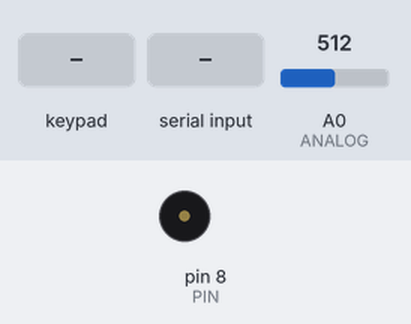
The sketch below on a simulated Arduino Mega 2560, built with avr-gcc and run on an emulated ATmega2560. Parts: buzzer (waves = sounding). The test bench sets the inputs (shaded band); at power-on: A0 (ANALOG) = 512.

Above: at 1.2 s.
1.3 s: key '4' pressed
At 2.0 s:
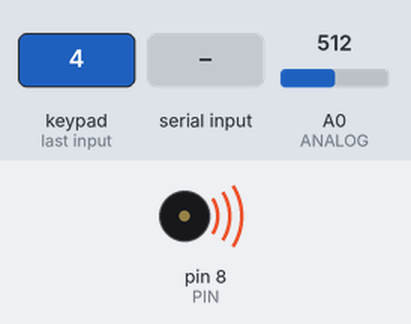
4.3 s: keypad keys 2 2 2 3 2 4 2 5 pressed 0.4 s apart
9.0 s: A0 (ANALOG) set to 160
12.0 s: A0 (ANALOG) set to 130
13.5 s: "1" received over Serial
At 16.4 s:
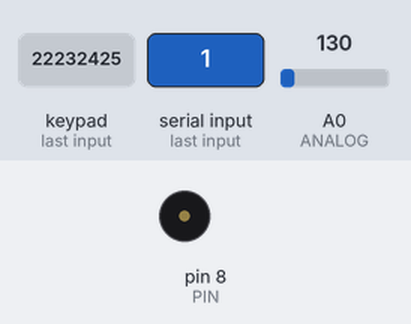
16.5 s: "2" received over Serial
At 23.4 s:
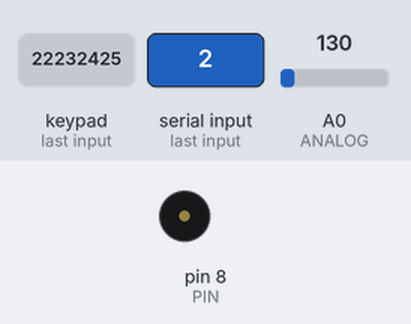
Timing chart, 0 to 24.4 s (numbered marks = the images above; inputs shaded):
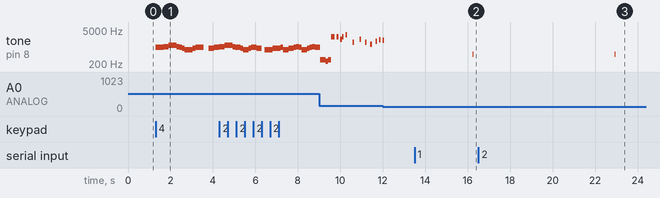

The sketch:

Code.ino
```cpp
#include <Keypad.h>
#include "pitches.h"
#include "theme1.h"
#include "theme2.h"
#include "theme3.h"
#define PIN 8
#define ANALOG 0

const byte KEY_ROWS = 4;
const byte KEY_COLS = 4;
byte rowPins[KEY_ROWS] = {22, 23, 24, 25};
byte colPins[KEY_COLS] = {26, 27, 28, 29};
char hexaKeys[KEY_ROWS][KEY_COLS] =
{
  {'7', '8', '9', '/'},
  {'4', '5', '6', '*'},
  {'1', '2', '3', '-'},
  {'C', '0', '=', '+'}
};

int melody[] = {
  NOTE_E4, NOTE_E4, NOTE_F4, NOTE_G4,
  NOTE_G4, NOTE_F4, NOTE_E4, NOTE_D4,
  NOTE_C4, NOTE_C4, NOTE_D4,  NOTE_E4,
  NOTE_E4, 0, NOTE_D4, NOTE_D4,

  NOTE_E4, NOTE_E4, NOTE_F4, NOTE_G4,
  NOTE_G4, NOTE_F4, NOTE_E4, NOTE_D4,
  NOTE_C4, NOTE_C4, NOTE_D4,  NOTE_E4,
  NOTE_D4, 0, NOTE_C4, NOTE_C4,

  NOTE_D4, NOTE_D4, NOTE_E4, NOTE_C4,
  NOTE_D4, NOTE_E4, NOTE_F4, NOTE_E4, NOTE_C4,
  NOTE_D4, NOTE_E4, NOTE_F4, NOTE_E4, NOTE_D4,
  NOTE_C4, NOTE_D4
};

int noteDurations[] = {
  2, 2, 2, 2,
  2, 2, 2, 2,
  2, 2, 2, 2,
  4/3, 2, 4, 1,

  2, 2, 2, 2,
  2, 2, 2, 2,
  2, 2, 2, 2,
  4/3, 2, 4, 1,

  2, 2, 2, 2,
  2, 2, 2, 2, 2,
  2, 2, 2, 2, 2,
  2, 2
};


Keypad keypad = Keypad(makeKeymap(hexaKeys), rowPins, colPins, KEY_ROWS, KEY_COLS);
int pot;
char key;

void setup()
{
  pinMode(8, OUTPUT);
  Serial.begin(9600);
}

void loop()
{
  if (Serial.read() != -1)
  {
    pot = analogRead(ANALOG);
    pot = map(pot, 0, 1023, 0, 7);
    tone(PIN, 500 * (pot + 1), 100);
  }

  key = keypad.getKey();
  if (key != NO_KEY)
  {
    if (key == '1')
    {
      playSong(melody1, noteDurations1, sizeof(melody1)/sizeof(melody1[0]));

    }
    else if (key == '2')
    {
      playSong(melody2, noteDurations2, sizeof(melody2)/sizeof(melody2[0]));
    }
    else if (key == '3')
    {
      playSong(melody2, noteDurations3, sizeof(melody3)/sizeof(melody3[0]));
    }
    else if (key == '4')
    {
      playSong(melody, noteDurations3, sizeof(melody)/sizeof(melody[0]));
    }
  }
}

void playSong(int melody[], int noteDurations[], int n)
{
  int noteDuration;
  for (int i = 0; i < n; i++)
  {
    noteDuration = 1000 / noteDurations[i];
    pot = analogRead(ANALOG);
    pot = map(pot, 0, 1023, 0, 7);
    tone(PIN, melody[i] * pot, noteDuration);
    delay(noteDuration);
  }
}
```

pitches.h
```cpp
#define NOTE_B0  31
#define NOTE_C1  33
#define NOTE_CS1 35
#define NOTE_D1  37
#define NOTE_DS1 39
#define NOTE_E1  41
#define NOTE_F1  44
#define NOTE_FS1 46
#define NOTE_G1  49
#define NOTE_GS1 52
#define NOTE_A1  55
#define NOTE_AS1 58
#define NOTE_B1  62
#define NOTE_C2  65
#define NOTE_CS2 69
#define NOTE_D2  73
#define NOTE_DS2 78
#define NOTE_E2  82
#define NOTE_F2  87
#define NOTE_FS2 93
#define NOTE_G2  98
#define NOTE_GS2 104
#define NOTE_A2  110
#define NOTE_AS2 117
#define NOTE_B2  123
#define NOTE_C3  131
#define NOTE_CS3 139
#define NOTE_D3  147
#define NOTE_DS3 156
#define NOTE_E3  165
#define NOTE_F3  175
#define NOTE_FS3 185
#define NOTE_G3  196
#define NOTE_GS3 208
#define NOTE_A3  220
#define NOTE_AS3 233
#define NOTE_B3  247
#define NOTE_C4  262
#define NOTE_CS4 277
#define NOTE_D4  294
#define NOTE_DS4 311
#define NOTE_E4  330
#define NOTE_F4  349
#define NOTE_FS4 370
#define NOTE_G4  392
#define NOTE_GS4 415
#define NOTE_A4  440
#define NOTE_AS4 466
#define NOTE_B4  494
#define NOTE_C5  523
#define NOTE_CS5 554
#define NOTE_D5  587
#define NOTE_DS5 622
#define NOTE_E5  659
#define NOTE_F5  698
#define NOTE_FS5 740
#define NOTE_G5  784
#define NOTE_GS5 831
#define NOTE_A5  880
#define NOTE_AS5 932
#define NOTE_B5  988
#define NOTE_C6  1047
#define NOTE_CS6 1109
#define NOTE_D6  1175
#define NOTE_DS6 1245
#define NOTE_E6  1319
#define NOTE_F6  1397
#define NOTE_FS6 1480
#define NOTE_G6  1568
#define NOTE_GS6 1661
#define NOTE_A6  1760
#define NOTE_AS6 1865
#define NOTE_B6  1976
#define NOTE_C7  2093
#define NOTE_CS7 2217
#define NOTE_D7  2349
#define NOTE_DS7 2489
#define NOTE_E7  2637
#define NOTE_F7  2794
#define NOTE_FS7 2960
#define NOTE_G7  3136
#define NOTE_GS7 3322
#define NOTE_A7  3520
#define NOTE_AS7 3729
#define NOTE_B7  3951
#define NOTE_C8  4186
#define NOTE_CS8 4435
#define NOTE_D8  4699
#define NOTE_DS8 4978
```

theme1.h
```cpp
int melody1[] = {
  NOTE_C4, NOTE_C5, NOTE_A3, NOTE_A4,
  NOTE_AS3, NOTE_AS4, 0,
  0,
  NOTE_C4, NOTE_C5, NOTE_A3, NOTE_A4,
  NOTE_AS3, NOTE_AS4, 0,
  0,
  NOTE_F3, NOTE_F4, NOTE_D3, NOTE_D4,
  NOTE_DS3, NOTE_DS4, 0,
  0,
  NOTE_F3, NOTE_F4, NOTE_D3, NOTE_D4,
  NOTE_DS3, NOTE_DS4, 0,
  0, NOTE_DS4, NOTE_CS4, NOTE_D4,
  NOTE_CS4, NOTE_DS4,
  NOTE_DS4, NOTE_GS3,
  NOTE_G3, NOTE_CS4,
  NOTE_C4, NOTE_FS4,NOTE_F4, NOTE_E3, NOTE_AS4, NOTE_A4,
  NOTE_GS4, NOTE_DS4, NOTE_B3,
  NOTE_AS3, NOTE_A3, NOTE_GS3,
  0, 0, 0
};

int noteDurations1[] = {
  12, 12, 12, 12,
  12, 12, 6,
  3,
  12, 12, 12, 12,
  12, 12, 6,
  3,
  12, 12, 12, 12,
  12, 12, 6,
  3,
  12, 12, 12, 12,
  12, 12, 6,
  6, 18, 18, 18,
  6, 6,
  6, 6,
  6, 6,
  18, 18, 18,18, 18, 18,
  10, 10, 10,
  10, 10, 10,
  3, 3, 3
};
```

theme3.h
```cpp
int melody3[] = {
NOTE_D4, NOTE_D4, NOTE_D4, NOTE_D4, NOTE_D4, NOTE_D4, NOTE_D4, NOTE_D4,
NOTE_D4, NOTE_D4, NOTE_D4, NOTE_D4, NOTE_D4, NOTE_D4, NOTE_D4, NOTE_D4,
NOTE_D4, NOTE_D4, NOTE_D4, NOTE_D4, NOTE_D4, NOTE_D4, NOTE_D4, NOTE_D4,
NOTE_A3, NOTE_C4, NOTE_D4, NOTE_D4, NOTE_D4, NOTE_E4, NOTE_F4, NOTE_F4,
NOTE_F4, NOTE_G4, NOTE_E4, NOTE_E4, NOTE_D4, NOTE_C4, NOTE_C4, NOTE_D4,
0, NOTE_A3, NOTE_C4, NOTE_B3, NOTE_D4, NOTE_B3, NOTE_E4, NOTE_F4,
NOTE_F4, NOTE_C4, NOTE_C4, NOTE_C4, NOTE_C4, NOTE_D4, NOTE_C4,
NOTE_D4, 0, 0, NOTE_A3, NOTE_C4, NOTE_D4, NOTE_D4, NOTE_D4, NOTE_F4,
NOTE_G4, NOTE_G4, NOTE_G4, NOTE_A4, NOTE_A4, NOTE_A4, NOTE_A4, NOTE_G4,
NOTE_A4, NOTE_D4, 0, NOTE_D4, NOTE_E3, NOTE_F4, NOTE_F4, NOTE_G4, NOTE_A4,
NOTE_D4, 0, NOTE_D4, NOTE_F4, NOTE_E4, NOTE_E4, NOTE_F4, NOTE_D4
};

int noteDurations3[] = {
4,8,4,8,4,8,8,8,8,4,8,4,8,4,8,8,8,8,4,8,4,8,
4,8,8,8,8,4,4,8,8,4,4,8,8,4,4,8,8,
8,4,8,8,8,4,4,8,8,4,4,8,8,4,4,8,4,
4,8,8,8,8,4,4,8,8,4,4,8,8,4,4,8,8,
8,4,8,8,8,4,4,4,8,4,8,8,8,4,4,8,8
};
```

Source omitted: theme2.h (data table, 945 bytes)

Measured:
- after the input at 1.3 s, tone on pin 8 (PIN): plays 990 Hz for 0.38 s, 1047 Hz for 0.25 s, 1176 Hz for 0.38 s, 1047 Hz for 0.13 s, 990 Hz for 0.13 s, 882 Hz for 0.13 s … (11 notes in this stretch), starting at once
- after the input at 13.5 s, tone on pin 8 (PIN): silent → 500 Hz after 2.7 s, → silent 0.02 s later
- after the input at 16.5 s, tone on pin 8 (PIN): silent → 500 Hz after 6.4 s, → silent 0.02 s later
